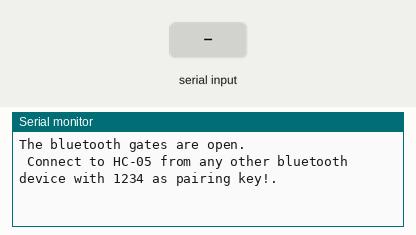
Bench run of a sketch on a simulated Arduino Uno, built with avr-gcc and run on an emulated ATmega328P. On the bench: the last lines printed to the serial monitor. The test bench sets the inputs (shaded band).

Above: at 1.2 s.
1.3 s: "1" received over the second serial link
At 1.8 s:
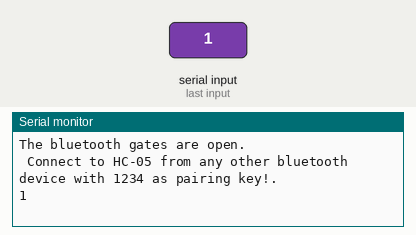
2.8 s: "0" received over the second serial link
At 4.1 s:
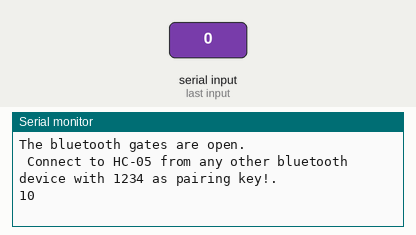

Measured:
- after the input at 1.3 s, the serial monitor: prints a new line at once (image 1)
- after the input at 2.8 s, the serial monitor: prints a new line at once (image 2)

The sketch:

embedbt.ino
```cpp
#include <SoftwareSerial.h>
SoftwareSerial EEBlue(6, 12); // RX | TX
void setup()
{

  Serial.begin(9600);
  EEBlue.begin(9600);  //Default Baud for comm, it may be different for your Module.
  Serial.println("The bluetooth gates are open.\n Connect to HC-05 from any other bluetooth device with 1234 as pairing key!.");

}

void loop()
{

  // Feed any data from bluetooth to Terminal.
  if (EEBlue.available())
    Serial.write(EEBlue.read());

  // Feed all data from termial to bluetooth
  if (Serial.available())
    EEBlue.write(Serial.read());
}
```
